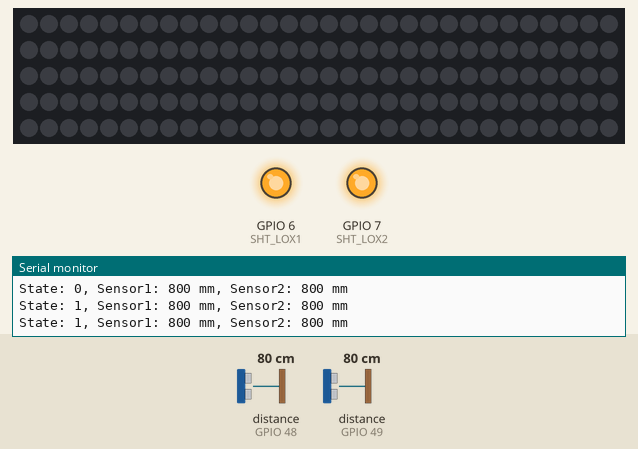
Bench run of a sketch on a simulated ESP32-C3. Shown: 150 RGB LEDs in strip order, left to right, continuing on the next row, output pins drawn as LEDs (lit = HIGH), the last lines printed to the serial monitor. The inputs (shaded band) are chosen by the test bench; at power-on: distance to the obstacle (sensors on GPIO 48, GPIO 49) 80 cm. Dim RGB values are drawn brighter than linear.

Above: at 1.2 s.
1.3 s: distance to the obstacle (sensor on GPIO 48) set to 2 cm
At 2.47 s:
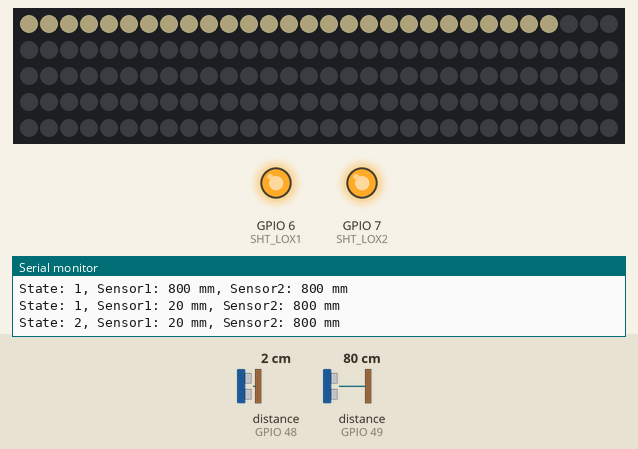
At 6.5 s:
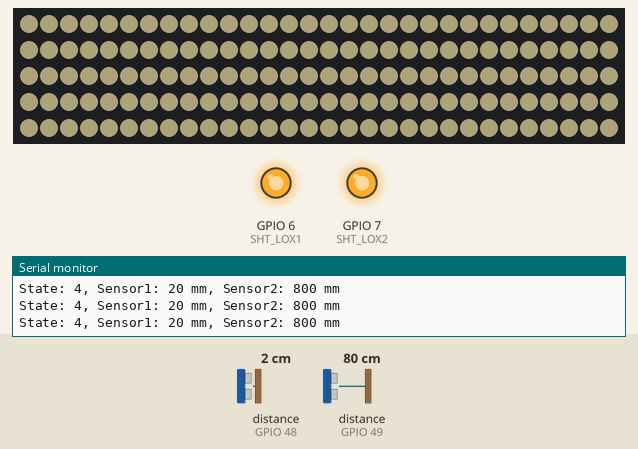
Timing chart, 0 to 8.0 s (numbered marks = the images above; inputs shaded):
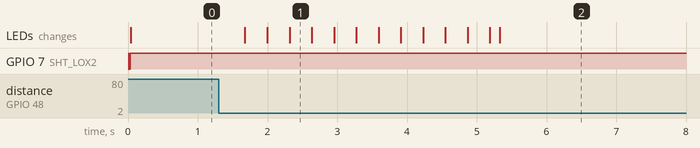

The sketch:

main.ino
```cpp
//V 1.2

// This project uses 2 ToF VL53L0x Laser Ranging Sensors, a ESP32-C3, a 5m WS2812B Addressable LED Strip and an USB-C Power Supply.


#include <Adafruit_NeoPixel.h>
#include "Adafruit_VL53L0X.h"
#include "dual_VL53LoX.h"


// Pinout :
  //        3V3 - Vin VL53LoX
  //        5V  - Vin LedStrip
  //
  //        5   - data LedStrip
  //        6   - shutDownLox1
  //        7   - shutDownLox2
  //        8   - SDA           // always same pins 8,9 for I2C on esp32 C3
  //        9   - SDL           // both sensor are connected here

// TODO :
  //      - add ESPHome to control
  //      - only illuminate at night
  //      - fix delay when lighting up the LEDS ?
  //      -


// LED --------
#define LED_PIN    5
#define LED_COUNT 150
#define BRIGHTNESS 50  //(max = 255)
#define STANDBY_LED_TIMER 5000
#define LED_SPEED 20        // speed at which the leds light up one-by-one (ms)

// ToF Time of Flight Laser Ranging Sensor-------
#define DISTANCE_TRIGGER 200
#define ToF_READ_INTERVAL 100

// Update ----
#define UPDATE_TASK_INTERVAL 300


//---------LedStrip----------
#define COLOR_RED      strip.Color(255, 0, 0)
#define COLOR_GREEN    strip.Color(0, 255, 0)
#define COLOR_BLUE     strip.Color(0, 0, 255)
#define COLOR_WHITE    strip.Color(255, 255, 255)

#define COLOR_WARM_WHITE    strip.Color(255, 240, 180)
#define COLOR_RED_WHITE    strip.Color(220, 220, 180)
#define COLOR_COLD_WHITE    strip.Color(255, 255, 220)

Adafruit_NeoPixel strip(LED_COUNT, LED_PIN, NEO_GRB + NEO_KHZ800);  // --- WS2812B is GRB


//---------Millis()----------
unsigned long VL53ReadInterval = 0;
unsigned long ledTimerStart = 0;
unsigned long updateInterval = 0;


// External Sensor Data (from dual_VL53LoX.h)
extern int sensor1Data;
extern int sensor2Data;

enum State { INIT, IDLE, SENSOR1_TRIGGERED, SENSOR2_TRIGGERED, TIMER_LED_ON, EXIT };
State state = INIT;

// ===================SETUP FUNCTION==============================
void setup() {
  Serial.begin(115200);
  while (! Serial) { delay(1); }  // wait until serial port opens for native USB devices

  // Initialize Components
  init_VL53Lox();
  initLed();
}


void loop() {
  // Read Sensors
  if(millis()-VL53ReadInterval > ToF_READ_INTERVAL){
    read_dual_sensors();
    VL53ReadInterval = millis();
  }

  // Update the State Machine
  if(millis()-updateInterval > UPDATE_TASK_INTERVAL){
    updateTask();
    updateInterval = millis();
  }

  // Serial.print("State: ", state, ", Sensor1: ", mea)


}


void updateTask(){
  bool debug = true;

  if(debug){
     Serial.print("State: ");
      Serial.print(state);
      Serial.print(", Sensor1: ");
      Serial.print(sensor1Data);
      Serial.print(" mm, Sensor2: ");
      Serial.print(sensor2Data);
      Serial.println(" mm");
  }


  switch (state) {
            case INIT:
                strip.clear();
                strip.show();
                state = IDLE;
                break;

            case IDLE:
                strip.clear();
                strip.show();
                if (sensor1Data < DISTANCE_TRIGGER) {
                    state = SENSOR1_TRIGGERED;
                } else if (sensor2Data < DISTANCE_TRIGGER) {
                    state = SENSOR2_TRIGGERED;
                }
                break;

            case SENSOR1_TRIGGERED:
                lightUpDirection(COLOR_WARM_WHITE, LED_SPEED, true);
                ledTimerStart = millis(); // Start Timer
                state = TIMER_LED_ON;
                break;

            case SENSOR2_TRIGGERED:
                lightUpDirection(COLOR_COLD_WHITE, LED_SPEED, false);
                ledTimerStart = millis(); // Start Timer
                state = TIMER_LED_ON;
                break;

            case TIMER_LED_ON:
                // Reset Timer if triggered again
                if (sensor1Data < DISTANCE_TRIGGER || sensor2Data < DISTANCE_TRIGGER) {
                    ledTimerStart = millis();
                }
                // Turn off LEDs after delay
                if (millis() - ledTimerStart > STANDBY_LED_TIMER) {
                    state = EXIT;
                }
                break;

            case EXIT:
                fadeOut(20);
                state = IDLE;
                break;
        }
}


void initLed(){
  strip.begin();           // INITIALIZE NeoPixel strip object (REQUIRED)
  strip.show();            // Turn OFF all pixels ASAP
  strip.setBrightness(BRIGHTNESS); // Set BRIGHTNESS to about 1/5 (max = 255)
}


// =================================================
//              LED COLORS & DRAWING
// =================================================
void lightUpDirection(uint32_t color, int wait, bool topToBottom) {
  if (topToBottom) {
    for (int i = 0; i < strip.numPixels(); i++) { // Top to bottom
      strip.setPixelColor(i, color);
      strip.show();
      delay(wait);
    }
  } else {
    for (int i = strip.numPixels() - 1; i >= 0; i--) { // Bottom to top
      strip.setPixelColor(i, color);
      strip.show();
      delay(wait);
    }
  }
}

void colorWipe(uint32_t color, int wait) {
  for(int i=0; i<strip.numPixels(); i++) { // For each pixel in strip...
    strip.setPixelColor(i, color);         //  Set pixel's color (in RAM)
    strip.show();                          //  Update strip to match
    delay(wait);                           //  Pause for a moment
  }
}

void fadeOut(int speed) {
    for (int i = BRIGHTNESS; i >= 0; i -= speed) {
        strip.setBrightness(i);
        strip.show();
        delay(100);
    }
    strip.clear();
    strip.show();
}
```

dual_VL53LoX.cpp
```cpp
#include "dual_VL53LoX.h"
#include "Adafruit_VL53L0X.h"

// address we will assign if dual sensor is present
#define LOX1_ADDRESS 0x30
#define LOX2_ADDRESS 0x31

// set the pins to shutdown
#define SHT_LOX1 6
#define SHT_LOX2 7

// objects for the vl53l0x
Adafruit_VL53L0X lox1 = Adafruit_VL53L0X();
Adafruit_VL53L0X lox2 = Adafruit_VL53L0X();

// this holds the measurement
VL53L0X_RangingMeasurementData_t measure1;
VL53L0X_RangingMeasurementData_t measure2;

// bool sensor1Triggered = false;
// bool sensor2Triggered = false;
int sensor1Data;
int sensor2Data;

/*
    Reset all sensors by setting all of their XSHUT pins low for delay(10), then set all XSHUT high to bring out of reset
    Keep sensor #1 awake by keeping XSHUT pin high
    Put all other sensors into shutdown by pulling XSHUT pins low
    Initialize sensor #1 with lox.begin(new_i2c_address) Pick any number but 0x29 and it must be under 0x7F. Going with 0x30 to 0x3F is probably OK.
    Keep sensor #1 awake, and now bring sensor #2 out of reset by setting its XSHUT pin high.
    Initialize sensor #2 with lox.begin(new_i2c_address) Pick any number but 0x29 and whatever you set the first sensor to
 */
void setID() {
  // all reset
  digitalWrite(SHT_LOX1, LOW);
  digitalWrite(SHT_LOX2, LOW);
  delay(10);
  // all unreset
  digitalWrite(SHT_LOX1, HIGH);
  digitalWrite(SHT_LOX2, HIGH);
  delay(10);

  // activating LOX1 and resetting LOX2
  digitalWrite(SHT_LOX1, HIGH);
  digitalWrite(SHT_LOX2, LOW);

  // initing LOX1
  if(!lox1.begin(LOX1_ADDRESS)) {
    Serial.println(F("Failed to boot first VL53L0X"));
    while(1);
  }
  delay(10);

  // activating LOX2
  digitalWrite(SHT_LOX2, HIGH);
  delay(10);

  //initing LOX2
  if(!lox2.begin(LOX2_ADDRESS)) {
    Serial.println(F("Failed to boot second VL53L0X"));
    while(1);
  }
}

void read_dual_sensors() {
  bool debug = false;

  lox1.rangingTest(&measure1, false); // pass in 'true' to get debug data printout!
  lox2.rangingTest(&measure2, false); // pass in 'true' to get debug data printout!


  // print sensor one reading
  if(debug)Serial.print(F("1: "));
  if(measure1.RangeStatus != 4) {     // if not out of range
    if(debug)Serial.print(measure1.RangeMilliMeter);
    sensor1Data = int(measure1.RangeMilliMeter);
  } else {
    if(debug)Serial.print(F("Out of range"));
    sensor1Data = 0;
  }

  if(debug)Serial.print(F(" "));

  // print sensor two reading
  if(debug)Serial.print(F("2: "));
  if(measure2.RangeStatus != 4) {
    if(debug)Serial.print(measure2.RangeMilliMeter);
    sensor2Data = int(measure2.RangeMilliMeter);
  } else {
    if(debug)Serial.print(F("Out of range"));
    sensor1Data = 0;

  }

  Serial.println();
}


void init_VL53Lox() {
  pinMode(SHT_LOX1, OUTPUT);
  pinMode(SHT_LOX2, OUTPUT);

  // Serial.println(F("Shutdown pins inited..."));

  digitalWrite(SHT_LOX1, LOW);
  digitalWrite(SHT_LOX2, LOW);

  // Serial.println(F("Both in reset mode...(pins are low)"));
  // Serial.println(F("Starting..."));
  setID();
}
```

dual_VL53LoX.h
```cpp
#ifndef DUAL_VL53LOX_H
#define DUAL_VL53LOX_H

#include "Adafruit_VL53L0X.h"

// Sensor Addresses
#define LOX1_ADDRESS 0x30
#define LOX2_ADDRESS 0x31

// Sensor Shutdown Pins
#define SHT_LOX1 6
#define SHT_LOX2 7

// Sensor Objects
// extern Adafruit_VL53L0X lox1;
// extern Adafruit_VL53L0X lox2;

// Measurement Data
extern int sensor1Data;
extern int sensor2Data;

// Function Prototypes
void init_VL53Lox();
void setID();
void read_dual_sensors();

#endif // DUAL_VL53LOX_H
```

Measured:
- after the input at 1.3 s, the LEDs: first change after 0.38 s (image 1 shows a later state)
